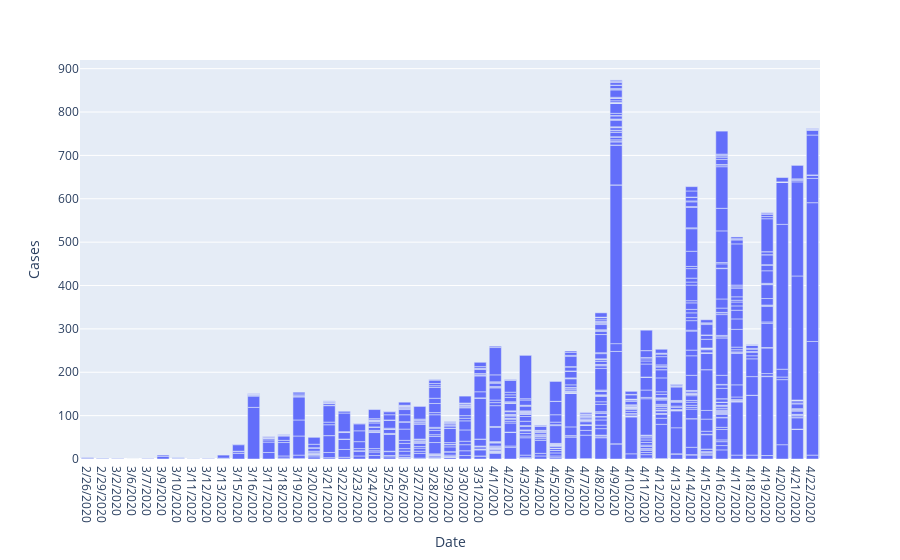

Notebook code cell kept with this figure:
### Code cell
import plotly.express as px
fig=px.bar(df,x='Date',y='Cases')
fig.show()

### Figure 1 — Plotly figure (JSON) as saved in the notebook; plotly's stock layout.template omitted (floating-point values rounded to 4 significant figures; data arrays with more than 128 entries replaced by an {"elided": "..."} marker saying what was removed)
{"data": [{"alignmentgroup": "True", "hovertemplate": "Date=%{x}<br>Cases=%{y}<extra></extra>", "legendgroup": "", "marker": {"color": "#636efa", "pattern": {"shape": ""}}, "name": "", "offsetgroup": "", "orientation": "v", "showlegend": false, "textposition": "auto", "type": "bar", "x": {"elided": "914 str values"}, "xaxis": "x", "y": {"elided": "914 int values"}, "yaxis": "y"}], "layout": {"barmode": "relative", "legend": {"tracegroupgap": 0}, "margin": {"t": 60}, "xaxis": {"anchor": "y", "domain": [0, 1], "title": {"text": "Date"}}, "yaxis": {"anchor": "x", "domain": [0, 1], "title": {"text": "Cases"}}}}
